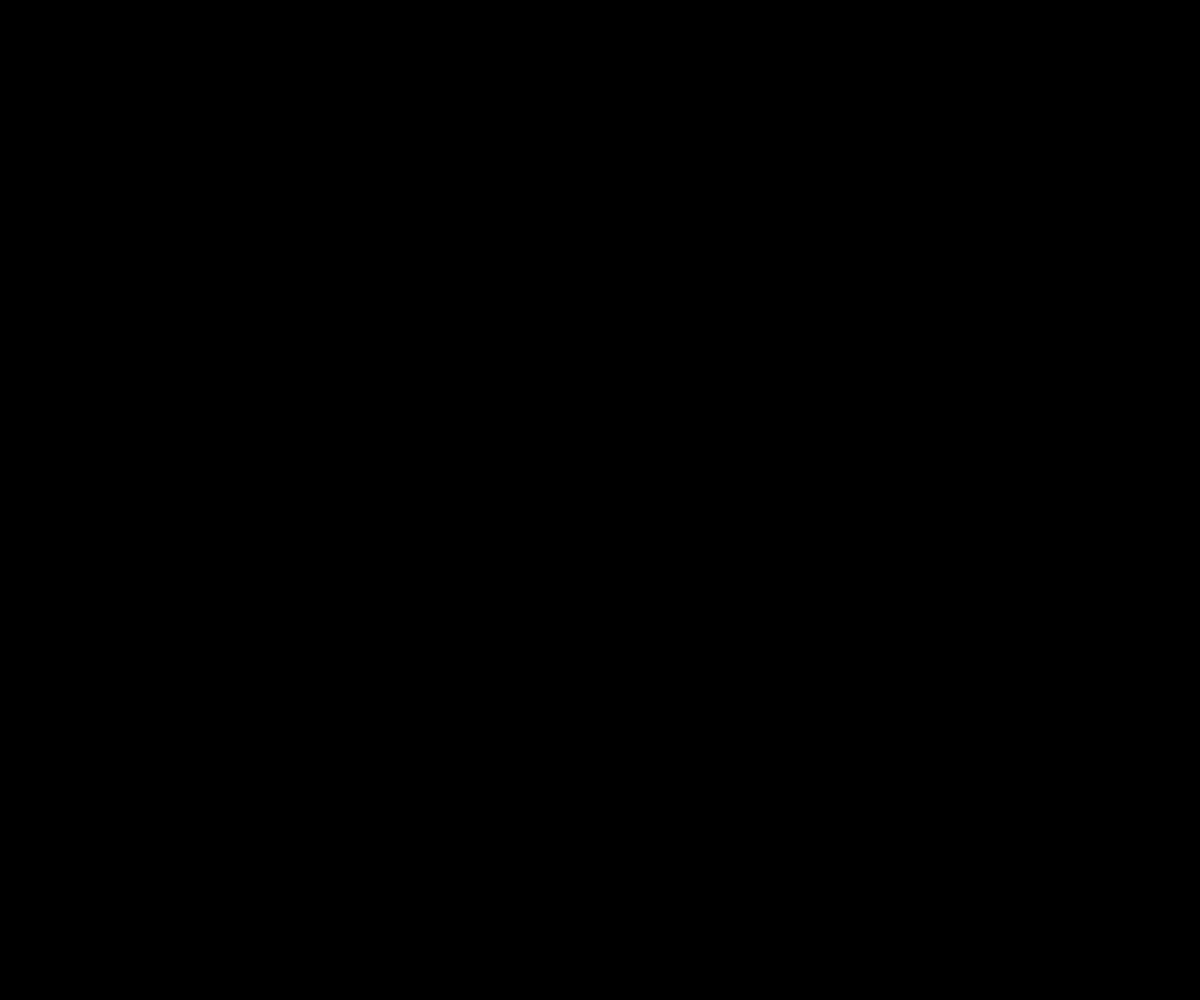
Frame 1 (no input)
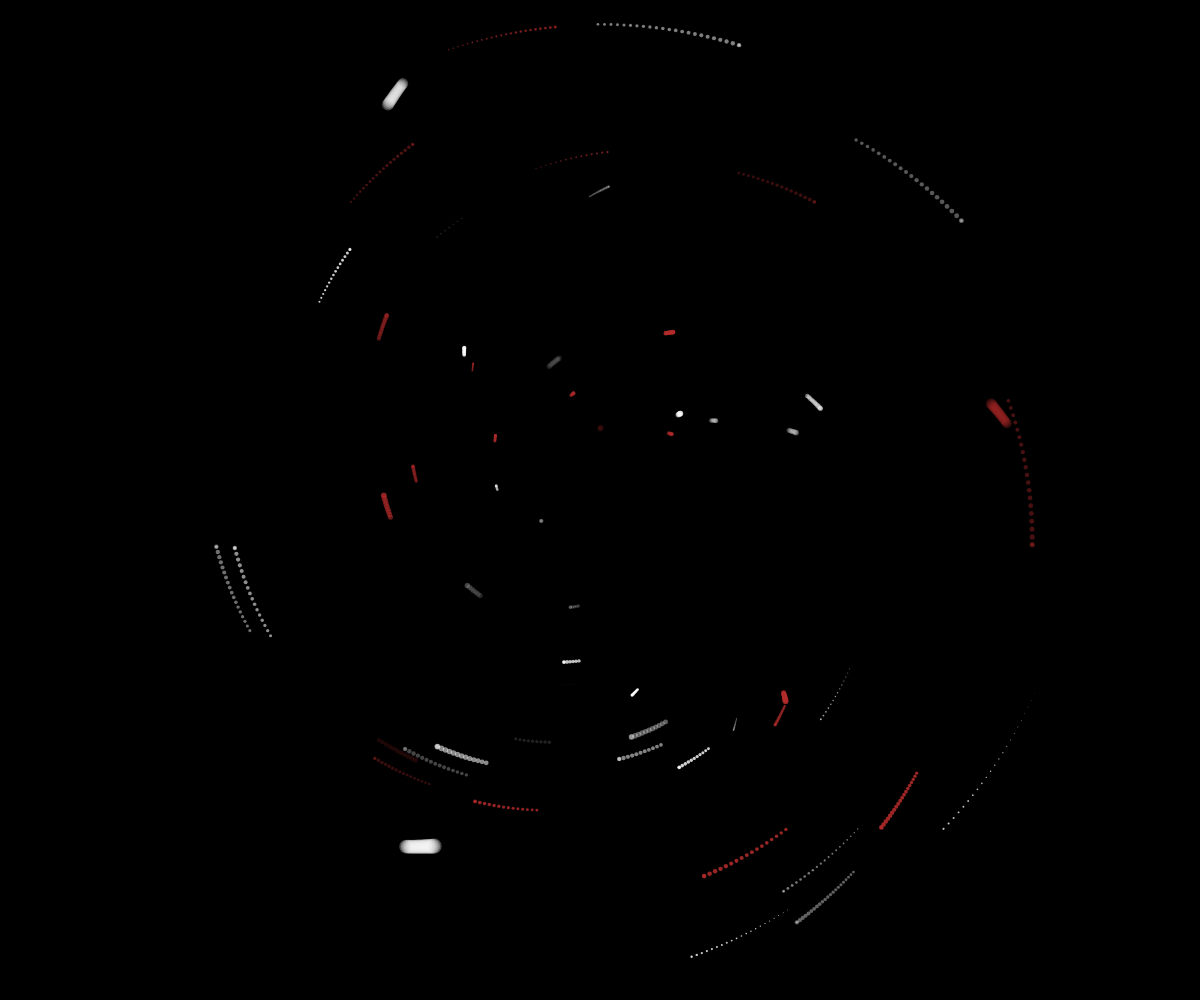
Frame 60 (no input)
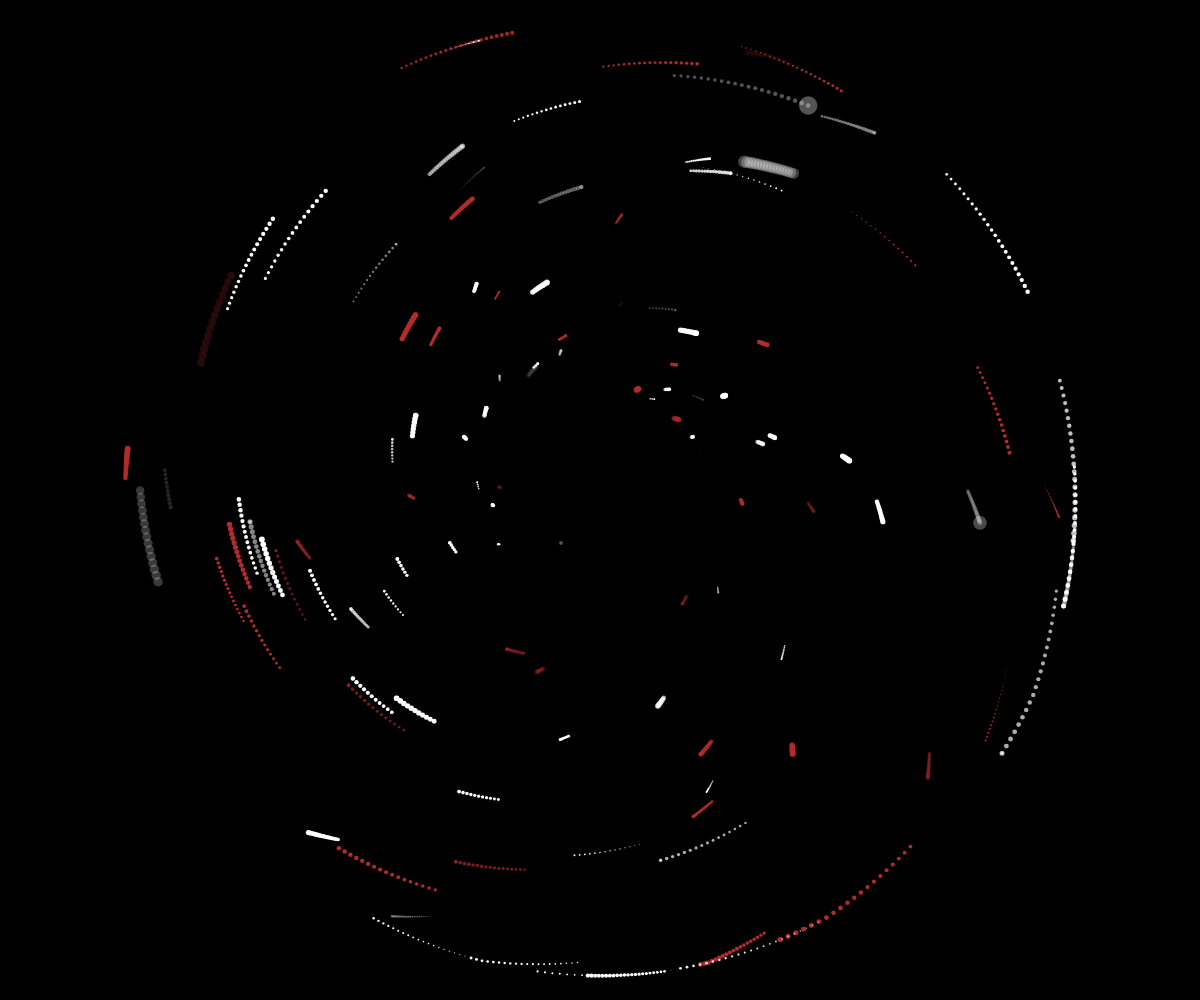
Frame 120 (the mouse pressed at the canvas centre since frame 60)

The p5.js sketch that drew these frames (run headless with seeded random() and noise() and a simulated clock; from frame 60 on, the mouse is pressed at the canvas centre):

// p5.js sketch
// ── sketch.js
let stars = []

let playing

let max_radius, min_radius = 50

let max_life = 5.75

let increase = false, decrease = false


let run_time = 0

function setup() {
  createCanvas(window.innerWidth, window.innerHeight);

  colorMode(RGB, 1);

  background(0)

  max_radius = height * 0.5 * 0.95
}


function draw() 
{
  background(0)
  noStroke()
  
  run_time = floor(millis() / 1000 + 1)


  if (run_time % 8 == 0) {
    decrease = true
    increase = false
  }

  if (run_time % 15 == 0) {
    decrease = false
    increase = true
  }


  if (increase && max_radius < height * 0.5 * 0.95) max_radius += 1.5
  if (decrease && max_radius > 53) max_radius -= 0.75


  if (max_radius < 53) 
  {
    if (frameCount % 3 == 0) 
    {
      stars.push(new Star())
    }
  } 
  else stars.push(new Star())




  for (let i = 0; i < stars.length; i++) {
    stars[i].update();

    if (stars[i].life > max_life) {
      stars.splice(i, 1)
    }
  }
}



function keyPressed() {
  if (keyCode === DOWN_ARROW) {
    decrease = true
    increase = false
  }

  if (keyCode === UP_ARROW) {
    decrease = false
    increase = true
  }
}


class Star {
  constructor() {
    this.initSize = random(2, 6)

    this.size = 0 // give it a value, so it's not null

    this.radius = random(min_radius, max_radius)

    //this.alpha = 1
    this.current_alpha = 0

    this.angle = random(0, 2 * PI)
    this.initSpeed = random(0.001, 0.018)

    this.trail = []


    this.color = random()

    this.max = this.radius / 20

    this.life = 0;
  }

  update() 
  {
    if (max_radius < 53) 
    {
      this.initSpeed = 0.002
    }


    this.r_remap = map(this.radius, min_radius, max_radius, 0.7, 1)
    //if (this.r_remap > 1) this.r_remap = 1

    this.max_r = max_radius * this.r_remap



    if (this.radius < this.max_r) {
      if (decrease && max_radius > 53) {
        this.radius += 2;
      } else {
        this.radius += 0.75;
      }
    }


    this.life += 1 / frameRate()

    if (this.life > 2) {
      this.current_alpha -= 1 / ((max_life - 2) * frameRate())
    } else if (this.current_alpha <= 1) {
      this.current_alpha += 0.015
    }



    this.angle += this.initSpeed




    this.x = width / 2 + this.radius * Math.cos(this.angle)
    this.y = height / 2 + this.radius * Math.sin(this.angle)





    this.trail.push([this.x, this.y])

    for (let i = this.trail.length; i > 0; i--) //minus because the last one is the first, brightest one
    {



      if (this.color > 0.6) fill(0.7, 0.17, 0.17, this.current_alpha)
      else fill(1, this.current_alpha);


      ellipse(this.trail[i - 1][0], this.trail[i - 1][1], this.size)

      if (this.trail.length > this.max) {
        this.trail.splice(0, 1);
        this.alpha = this.current_alpha
        this.size = this.initSize;
      }


      this.size -= 0.08;
    }


  }


}
